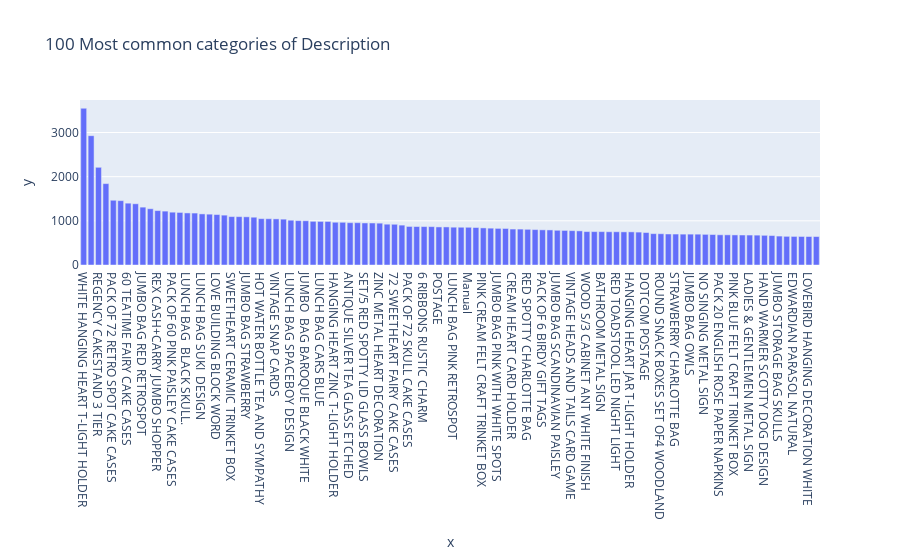

The notebook cell this image was saved under:
### Markdown cell above
#### StockCode: 

Hay 525461 observaciones, de los cuales no se reportan valores faltantes. Existen 4632 valores unicos. De estos, el que mas se repite es "85123A" con una frecuencia de 3516. Debido a la baja cantidad de valores unicos, es natural observar un 99.9\% de datos duplicados. Del histograma se observa que el segundo dato mas frecuente posee una frecuencia 1/3 menor que el mas frecuente. Luego, de unos 10 valores unicos, la frecuencia decrece lentamente en comparacion al lado izquierdo del histograma.

### Code cell
profile_serie(df_retail['Description'])

### Figure 1 — Plotly figure (JSON) as saved in the notebook; plotly's stock layout.template omitted (floating-point values rounded to 4 significant figures)
{"data": [{"alignmentgroup": "True", "hovertemplate": "x=%{x}<br>y=%{y}<extra></extra>", "legendgroup": "", "marker": {"color": "#636efa", "pattern": {"shape": ""}}, "name": "", "offsetgroup": "", "orientation": "v", "showlegend": false, "textposition": "auto", "type": "bar", "x": ["WHITE HANGING HEART T-LIGHT HOLDER", "nan", "REGENCY CAKESTAND 3 TIER", "STRAWBERRY CERAMIC TRINKET BOX", "PACK OF 72 RETRO SPOT CAKE CASES", "ASSORTED COLOUR BIRD ORNAMENT", "60 TEATIME FAIRY CAKE CASES", "HOME BUILDING BLOCK WORD", "JUMBO BAG RED RETROSPOT", "LUNCH BAG RED SPOTTY", "REX CASH+CARRY JUMBO SHOPPER", "JUMBO STORAGE BAG SUKI", "PACK OF 60 PINK PAISLEY CAKE CASES", "WOODEN FRAME ANTIQUE WHITE ", "LUNCH BAG  BLACK SKULL.", "BAKING SET 9 PIECE RETROSPOT ", "LUNCH BAG SUKI  DESIGN ", "HEART OF WICKER LARGE", "LOVE BUILDING BLOCK WORD", "RED HANGING HEART T-LIGHT HOLDER", "SWEETHEART CERAMIC TRINKET BOX", "JUMBO SHOPPER VINTAGE RED PAISLEY", "JUMBO BAG STRAWBERRY", "HEART OF WICKER SMALL", "HOT WATER BOTTLE TEA AND SYMPATHY", "SCOTTIE DOG HOT WATER BOTTLE", "VINTAGE SNAP CARDS", "PARTY BUNTING", "LUNCH BAG SPACEBOY DESIGN ", "PAPER CHAIN KIT 50'S CHRISTMAS ", "JUMBO  BAG BAROQUE BLACK WHITE", "LUNCH BAG WOODLAND", "LUNCH BAG CARS BLUE", "WOODEN PICTURE FRAME WHITE FINISH", "HANGING HEART ZINC T-LIGHT HOLDER", "SET/20 RED SPOTTY PAPER NAPKINS ", "ANTIQUE SILVER TEA GLASS ETCHED", "CHOCOLATE HOT WATER BOTTLE", "SET/5 RED SPOTTY LID GLASS BOWLS", "SMALL POPCORN HOLDER", "ZINC METAL HEART DECORATION", "FELTCRAFT 6 FLOWER FRIENDS", "72 SWEETHEART FAIRY CAKE CASES", "GIN + TONIC DIET METAL SIGN", "PACK OF 72 SKULL CAKE CASES", "NATURAL SLATE HEART CHALKBOARD ", "6 RIBBONS RUSTIC CHARM", "RECYCLING BAG RETROSPOT ", "POSTAGE", "VICTORIAN GLASS HANGING T-LIGHT", "LUNCH BAG PINK RETROSPOT", "PLEASE ONE PERSON METAL SIGN", "Manual", "VINTAGE UNION JACK BUNTING", "PINK CREAM FELT CRAFT TRINKET BOX ", "HAND OVER THE CHOCOLATE   SIGN ", "JUMBO BAG PINK WITH WHITE SPOTS", "RED WOOLLY HOTTIE WHITE HEART.", "CREAM HEART CARD HOLDER", "RETRO SPOT TEA SET CERAMIC 11 PC ", "RED SPOTTY CHARLOTTE BAG", "PAPER BUNTING RETRO SPOTS", "PACK OF 6 BIRDY GIFT TAGS", "JUMBO BAG PINK VINTAGE PAISLEY", "JUMBO BAG SCANDINAVIAN PAISLEY", "WOODLAND CHARLOTTE BAG", "VINTAGE HEADS AND TAILS CARD GAME ", "RED GINGHAM ROSE JEWELLERY BOX", "WOOD S/3 CABINET ANT WHITE FINISH", "RED RETROSPOT CAKE STAND", "BATHROOM METAL SIGN", "COOK WITH WINE METAL SIGN ", "RED TOADSTOOL LED NIGHT LIGHT", "FELTCRAFT BUTTERFLY HEARTS", "HANGING HEART JAR T-LIGHT HOLDER", "PACK OF 60 DINOSAUR CAKE CASES", "DOTCOM POSTAGE", "PAPER CHAIN KIT VINTAGE CHRISTMAS", "ROUND SNACK BOXES SET OF4 WOODLAND ", "PLASTERS IN TIN SPACEBOY", "STRAWBERRY CHARLOTTE BAG", "HAND WARMER OWL DESIGN", "JUMBO BAG OWLS", "PLASTERS IN TIN CIRCUS PARADE ", "NO SINGING METAL SIGN", "COLOUR GLASS T-LIGHT HOLDER HANGING", "PACK 20 ENGLISH ROSE PAPER NAPKINS", "DOOR MAT UNION FLAG", "PINK BLUE FELT CRAFT TRINKET BOX", "SINGLE HEART ZINC T-LIGHT HOLDER", "LADIES & GENTLEMEN METAL SIGN", "WOOD 2 DRAWER CABINET WHITE FINISH", "HAND WARMER SCOTTY DOG DESIGN", "GRAND CHOCOLATECANDLE", "JUMBO STORAGE BAG SKULLS", "KNITTED UNION FLAG HOT WATER BOTTLE", "EDWARDIAN PARASOL NATURAL", "HEART IVORY TRELLIS SMALL", "LOVEBIRD HANGING DECORATION WHITE ", "HAND WARMER BIRD DESIGN"], "xaxis": "x", "y": [3549, 2928, 2212, 1843, 1466, 1457, 1400, 1386, 1310, 1274, 1232, 1220, 1196, 1190, 1179, 1176, 1157, 1151, 1142, 1129, 1096, 1095, 1091, 1082, 1050, 1048, 1044, 1038, 1014, 1005, 1002, 989, 987, 986, 968, 967, 958, 958, 952, 951, 947, 924, 922, 903, 873, 871, 870, 869, 862, 862, 856, 855, 854, 849, 840, 834, 829, 827, 814, 813, 808, 802, 796, 794, 786, 783, 778, 773, 757, 756, 756, 753, 753, 750, 750, 745, 735, 710, 708, 702, 701, 699, 699, 698, 694, 690, 684, 683, 681, 679, 678, 676, 672, 667, 655, 649, 647, 646, 645, 644], "yaxis": "y"}], "layout": {"barmode": "relative", "legend": {"tracegroupgap": 0}, "title": {"text": "100 Most common categories of Description"}, "xaxis": {"anchor": "y", "domain": [0, 1], "title": {"text": "x"}}, "yaxis": {"anchor": "x", "domain": [0, 1], "title": {"text": "y"}}}}
